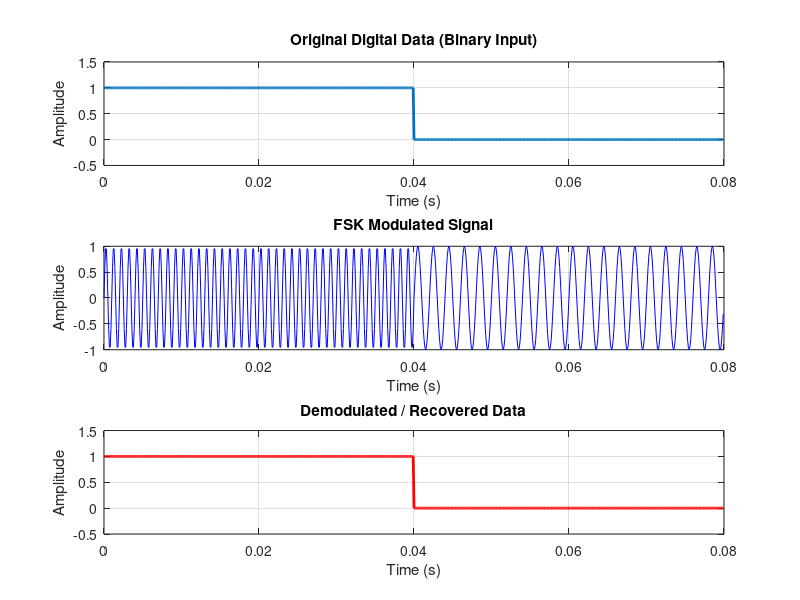

MATLAB code for this plot:
clc;
clear all;
close all;

%% 1. Parameters Setup
% These values are chosen to make the graph look like your DSO screen
Fs = 10000;          % Sampling frequency (samples per second)
Tb = 0.01;           % Time duration of one bit (Bit period)
f1 = 1000;           % Frequency for Logic '1' (Mark Frequency - High)
f2 = 500;            % Frequency for Logic '0' (Space Frequency - Low)
N = 8;               % Number of bits to transmit
t = 0:1/Fs:Tb-(1/Fs); % Time vector for one bit duration

%% 2. Data Generation (Binary Input)
% Generating random binary data (e.g., [1 0 1 1 0...])
data_bits = randi([0, 1], 1, N); 

% Creating the digital signal for plotting
digital_signal = [];
for i = 1:N
    if data_bits(i) == 1
        digital_signal = [digital_signal ones(1, length(t))];
    else
        digital_signal = [digital_signal zeros(1, length(t))];
    end
end

%% 3. FSK Modulation (The Transmitter)
% Loop through bits and generate corresponding sine waves
mod_signal = [];
for i = 1:N
    if data_bits(i) == 1
        % If bit is 1, generate High Frequency (f1)
        wave = sin(2*pi*f1*t); 
    else
        % If bit is 0, generate Low Frequency (f2)
        wave = sin(2*pi*f2*t);
    end
    mod_signal = [mod_signal wave];
end

%% 4. FSK Demodulation (The Receiver)
% Using Coherent Detection (Correlation method)
demod_bits = [];
for i = 1:N
    % Extract the portion of the signal corresponding to current bit
    segment = mod_signal((i-1)*length(t)+1 : i*length(t));
    
    % Correlate with carrier frequencies
    x1 = sum(segment .* sin(2*pi*f1*t));
    x2 = sum(segment .* sin(2*pi*f2*t));
    
    % Compare the results (Decision Device/Comparator)
    if x1 > x2
        demod_bits = [demod_bits 1];
    else
        demod_bits = [demod_bits 0];
    end
end

% Creating the demodulated signal for plotting
rx_signal = [];
for i = 1:N
    if demod_bits(i) == 1
        rx_signal = [rx_signal ones(1, length(t))];
    else
        rx_signal = [rx_signal zeros(1, length(t))];
    end
end

%% 5. Visualization (Plotting Results)
full_time = 0:1/Fs:(N*Tb)-(1/Fs); % Total time vector

figure('Name', 'FSK Modulation & Demodulation Experiment');

% Plot 1: Original Digital Data
subplot(3,1,1);
plot(full_time, digital_signal, 'LineWidth', 2);
title('Original Digital Data (Binary Input)');
xlabel('Time (s)'); ylabel('Amplitude');
ylim([-0.5 1.5]); grid on;

% Plot 2: FSK Modulated Signal (What you see on DSO Channel 1)
subplot(3,1,2);
plot(full_time, mod_signal, 'b');
title('FSK Modulated Signal');
xlabel('Time (s)'); ylabel('Amplitude');
grid on;

% Plot 3: Demodulated Data (What you see on DSO Channel 2)
subplot(3,1,3);
plot(full_time, rx_signal, 'r', 'LineWidth', 2);
title('Demodulated / Recovered Data');
xlabel('Time (s)'); ylabel('Amplitude');
ylim([-0.5 1.5]); grid on;
